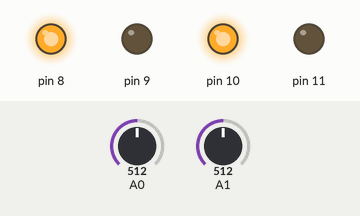
Simulated run of this sketch. Board: Arduino Uno, built with avr-gcc and run on an emulated ATmega328P. Parts: output pins drawn as LEDs (lit = HIGH). Inputs (shaded band) come from the test bench; at power-on: A0 = 512, A1 = 512.

Above: at 1.2 s.
1.3 s: A0 set to 563
2.8 s: A0 set to 586
At 4.0 s:
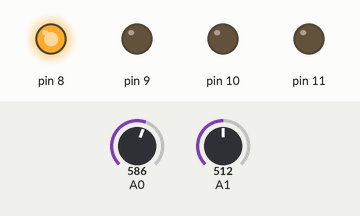
4.3 s: A1 set to 544
At 5.4 s:
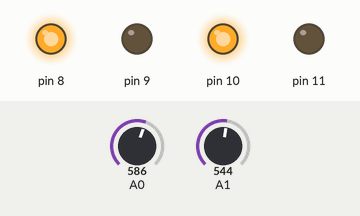
5.8 s: A1 set to 633
7.3 s: A1 set to 658
At 8.2 s:
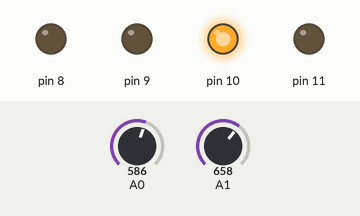
8.8 s: A0 set to 610
At 9.7 s:
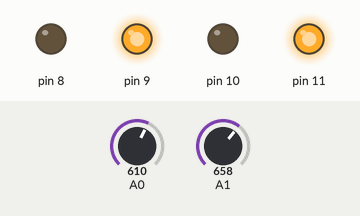
Timing chart, 0 to 11.3 s (numbered marks = the images above; inputs shaded):
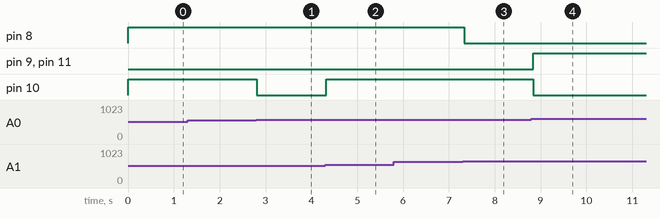

Measured:
- the behaviour switches between 572 and 573 on A0 (found by bisection; images 0 and 1)
- the behaviour switches between 525 and 526 on A1 (found by bisection; images 1 and 2)
- the behaviour switches between 646 and 647 on A1 (found by bisection; images 2 and 3)
- after the input at 1.3 s, every drawn part: stays the same
- after the input at 2.8 s, pin 10: HIGH → LOW at once
- after the input at 4.3 s, pin 10: LOW → HIGH at once
- after the input at 5.8 s, every drawn part: stays the same
- after the input at 7.3 s, pin 8: HIGH → LOW at once
- after the input at 8.8 s, pin 9, pin 11: LOW → HIGH at once; pin 10: HIGH → LOW at once

The sketch:

light_avoiding_robot.ino
```cpp
void setup() {
  pinMode(8, OUTPUT);
  pinMode(9, OUTPUT);
  pinMode(10, OUTPUT);
  pinMode(11, OUTPUT);
}

void loop() {
  int leftLight = analogRead(A0);
  int rightLight = analogRead(A1);

  if (leftLight > 600 && rightLight > 600) {
    digitalWrite(8, LOW);
    digitalWrite(9, HIGH);
    digitalWrite(10, LOW);
    digitalWrite(11, HIGH);
  } else if (leftLight > rightLight + 60) {
    digitalWrite(8, HIGH);
    digitalWrite(9, LOW);
    digitalWrite(10, LOW);
    digitalWrite(11, LOW);
  } else if (rightLight > leftLight + 60) {
    digitalWrite(8, LOW);
    digitalWrite(9, LOW);
    digitalWrite(10, HIGH);
    digitalWrite(11, LOW);
  } else {
    digitalWrite(8, HIGH);
    digitalWrite(9, LOW);
    digitalWrite(10, HIGH);
    digitalWrite(11, LOW);
  }

  delay(50);
}
```
